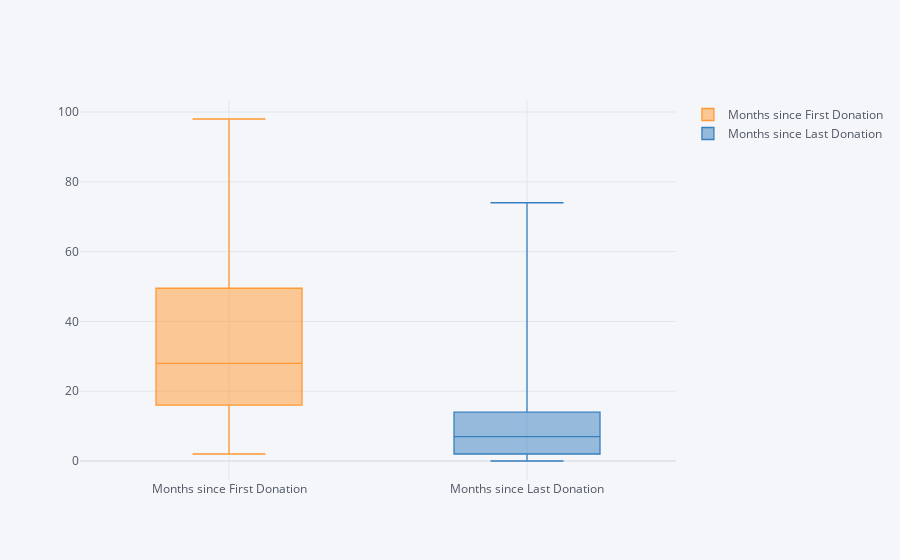

The cell this chart's notebook holds for it:
### Markdown cell above
## Box Plot comparison between first and last donation

### Code cell
df[["Months since First Donation","Months since Last Donation"]].iplot(kind='box')

### Figure 1 — Plotly figure (JSON) as saved in the notebook; plotly's stock layout.template omitted (floating-point values rounded to 4 significant figures; data arrays with more than 128 entries replaced by an {"elided": "..."} marker saying what was removed)
{"data": [{"boxpoints": false, "line": {"width": 1.3}, "marker": {"color": "rgba(255, 153, 51, 1.0)"}, "name": "Months since First Donation", "orientation": "v", "type": "box", "y": {"elided": "576 int values"}}, {"boxpoints": false, "line": {"width": 1.3}, "marker": {"color": "rgba(55, 128, 191, 1.0)"}, "name": "Months since Last Donation", "orientation": "v", "type": "box", "y": {"elided": "576 int values"}}], "layout": {"legend": {"bgcolor": "#F5F6F9", "font": {"color": "#4D5663"}}, "paper_bgcolor": "#F5F6F9", "plot_bgcolor": "#F5F6F9", "title": {"font": {"color": "#4D5663"}}, "xaxis": {"gridcolor": "#E1E5ED", "showgrid": true, "tickfont": {"color": "#4D5663"}, "title": {"font": {"color": "#4D5663"}, "text": ""}, "zerolinecolor": "#E1E5ED"}, "yaxis": {"gridcolor": "#E1E5ED", "showgrid": true, "tickfont": {"color": "#4D5663"}, "title": {"font": {"color": "#4D5663"}, "text": ""}, "zerolinecolor": "#E1E5ED"}}}
